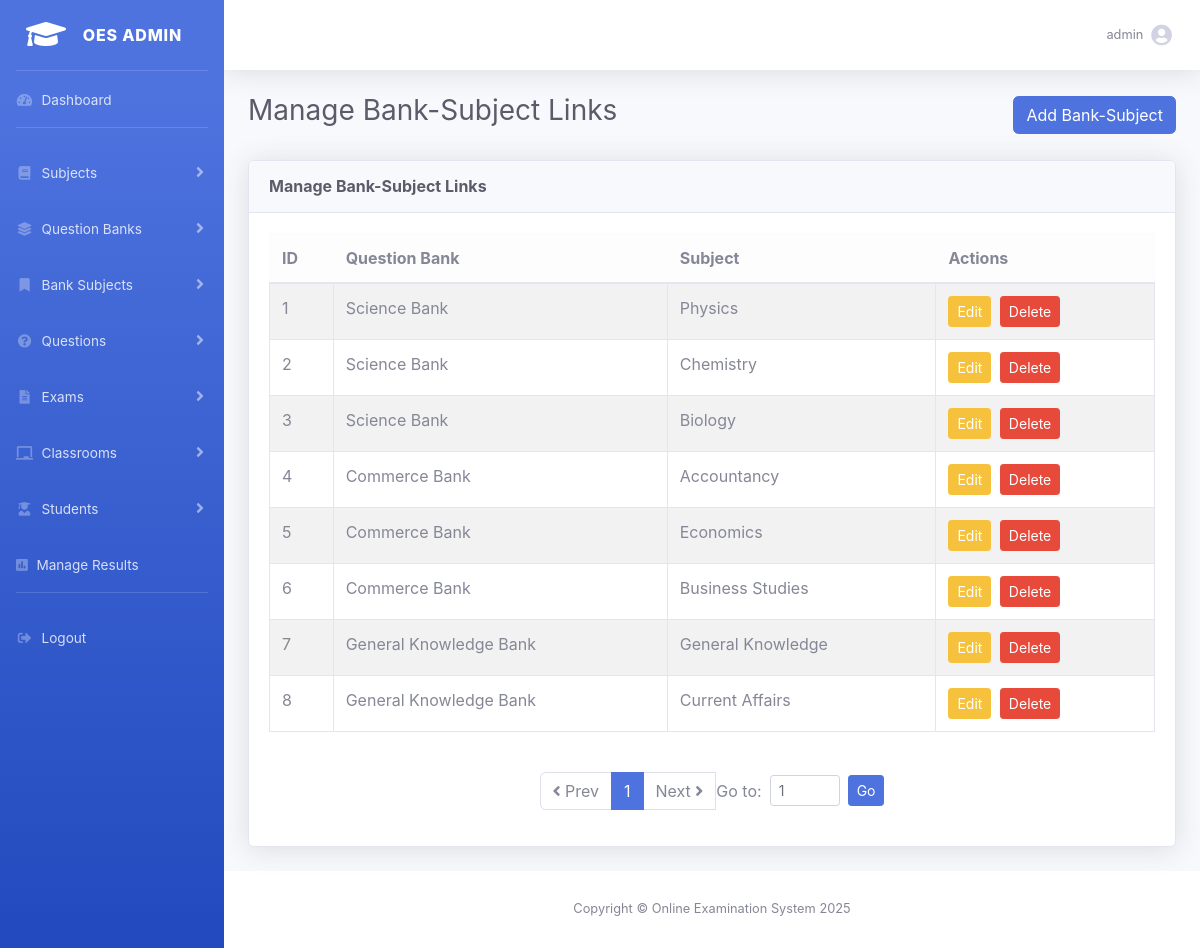
/admin.php?action=manageQBS (signed in), run on the app's committed database.
### tables this page shows
CREATE TABLE `question_bank_subjects` (
  `id` int(11) NOT NULL,
  `bank_id` int(11) NOT NULL,
  `subject_id` int(11) NOT NULL
);

CREATE TABLE `question_banks` (
  `bank_id` int(11) NOT NULL,
  `bank_name` varchar(100) NOT NULL,
  `description` text DEFAULT NULL,
  `created_at` timestamp NOT NULL DEFAULT current_timestamp()
);

CREATE TABLE `subjects` (
  `subject_id` int(11) NOT NULL,
  `subject_name` varchar(100) NOT NULL,
  `description` text DEFAULT NULL,
  `created_at` timestamp NOT NULL DEFAULT current_timestamp()
);

### templates/question_bank_subjects/manage_qbs.php (the view, shortened to what this page needs)
<?php
$results = $results ?? [
    'pageTitle'   => 'Manage Bank Subjects',
    'message'     => '',
    'qbs'         => [],
    'currentPage' => 1,
    'totalPages'  => 1,
    'total'       => 0,
    'perPage'     => 25
];
$qbs        = $results['qbs'];
$currentPage = (int)($results['currentPage'] ?? 1);
$totalPages  = (int)($results['totalPages'] ?? 1);
?>
<?php include __DIR__ . "/../include/header.php"; ?>
<div id="wrapper">
    <?php include __DIR__ . "/../include/sidebar.php"; ?>
   <div id="content-wrapper" class="d-flex flex-column">
        <div id="content">
            <?php include __DIR__ . "/../include/navbar.php"; ?>
            <div class="container-fluid">
                <div class="d-flex justify-content-between align-items-center mb-4">
                    <h1 class="h3 text-gray-800"><?= htmlspecialchars($results['pageTitle']) ?></h1>
                    <a href="<?= BASE_URL ?>/admin.php?action=newQBS" class="btn btn-primary">
                        <i class="bi bi-plus-circle"></i> Add Bank-Subject
                    </a>
                </div>
                <div class="card shadow mb-4">
                    <div class="card-header py-3">
                        <h6 class="m-0 font-weight-bold text-gray-800"><?= htmlspecialchars($results['pageTitle']) ?></h6>
                    </div>
                    <div class="card-body">
                        <div class="table-responsive">
                            <table class="table table-bordered table-striped">
                                <thead class="table-light">
                                    <tr>
                                        <th>ID</th>
                                        <th>Question Bank</th>
                                        <th>Subject</th>
                                        <th>Actions</th>
                                    </tr>
                                </thead>
                                <tbody>
                                    <?php if (!empty($qbs)): ?>
                                        <?php foreach ($qbs as $item): ?>
                                            <tr>
                                                <td><?= $item['id'] ?></td>
                                                <td><?= htmlspecialchars($item['bank_name']) ?></td>
                                                <td><?= htmlspecialchars($item['subject_name']) ?></td>
                                                <td>
                                                    <a class="btn btn-sm btn-warning"
                                                       href="<?= BASE_URL ?>/admin.php?action=editQBS&id=<?= $item['id'] ?>">
                                                       <i class="bi bi-pencil-square"></i> Edit
                                                    </a>
                                                    <form method="get" action="<?= BASE_URL ?>/admin.php" style="display:inline-block; margin:0 4px;"
                                                          onsubmit="return confirm('Are you sure you want to delete this link?');">
                                                        <button type="submit" class="btn btn-sm btn-danger">
                                                            <i class="bi bi-trash"></i> Delete
                                                        </button>
                                                    </form>
                                                </td>
                                            </tr>
                                        <?php endforeach; ?>
                                    <?php else: ?>
                                        <tr>
                                            <td colspan="4" class="text-center">No bank-subject links found.</td>
                                        </tr>
                                    <?php endif; ?>
                                </tbody>
                            </table>
                        </div>
                        <?php if ($totalPages >= 1): ?>
                        <nav aria-label="Pagination" class="mt-4">
                            <ul class="pagination justify-content-center align-items-center">
                                <li class="page-item <?= ($currentPage <= 1) ? 'disabled' : '' ?>">
                                    <a class="page-link" href="<?= BASE_URL ?>/admin.php?action=manageQBS&page=<?= max(1, $currentPage - 1) ?>">
                                        <i class="fas fa-angle-left"></i> Prev
                                    </a>
                                </li>
                                <?php
                                $start = max(1, $currentPage - 2);
                                $end   = min($totalPages, $currentPage + 2);
                                for ($i = $start; $i <= $end; $i++): ?>
                                    <li class="page-item <?= ($i === $currentPage) ? 'active' : '' ?>">
                                        <a class="page-link" href="<?= BASE_URL ?>/admin.php?action=manageQBS&page=<?= $i ?>"><?= $i ?></a>
                                    </li>
                                <?php endfor; ?>
                                <li class="page-item <?= ($currentPage >= $totalPages) ? 'disabled' : '' ?>">
                                    <a class="page-link" href="<?= BASE_URL ?>/admin.php?action=manageQBS&page=<?= min($totalPages, $currentPage + 1) ?>">
                                        Next <i class="fas fa-angle-right"></i>
                                    </a>
                                </li>
                                <li class="page-item ms-3">
                                    <form method="get" action="<?= BASE_URL ?>/admin.php" class="form-inline">
                                        <label for="gotoPage" class="mr-2 mb-0">Go to:</label>
                                        <input type="number" min="1" max="<?= $totalPages ?>" name="page" id="gotoPage" class="form-control form-control-sm mr-2" style="width:70px"
                                            value="<?= $currentPage ?>">
                                        <button type="submit" class="btn btn-sm btn-primary">Go</button>
                                    </form>
                                </li>
                            </ul>
                        </nav>
                        <?php endif; ?>
                    </div>
                </div>
            </div>
        </div>
        <?php include __DIR__ . "/../include/footer.php"; ?>

### data on the page
question_bank_subjects: id "1", bank.bank_name "Science Bank", subject.subject_name "Physics"
question_bank_subjects: id "2", bank.bank_name "Science Bank", subject.subject_name "Chemistry"
question_bank_subjects: id "3", bank.bank_name "Science Bank", subject.subject_name "Biology"
question_bank_subjects: id "4", bank.bank_name "Commerce Bank", subject.subject_name "Accountancy"
question_bank_subjects: id "5", bank.bank_name "Commerce Bank", subject.subject_name "Economics"
question_bank_subjects: id "6", bank.bank_name "Commerce Bank", subject.subject_name "Business Studies"
question_bank_subjects: id "7", bank.bank_name "General Knowledge Bank", subject.subject_name "General Knowledge"
question_bank_subjects: id "8", bank.bank_name "General Knowledge Bank", subject.subject_name "Current Affairs"

### other printed values
$adminName "admin"
$results['pageTitle'] "Manage Bank-Subject Links"
